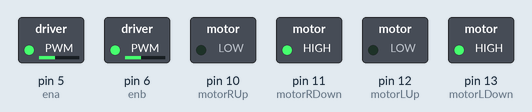
The sketch below on a simulated Arduino Uno, built with avr-gcc and run on an emulated ATmega328P. Parts: switched loads named in the sketch (green lamp = pin HIGH). What the sketch prints to the serial monitor is not drawn.

Above: at 0.05 s.
At 1.95 s:
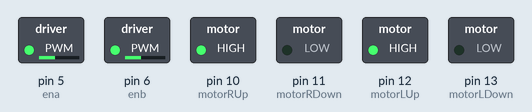
Timing chart, 0 to 3.0 s (numbered marks = the images above):
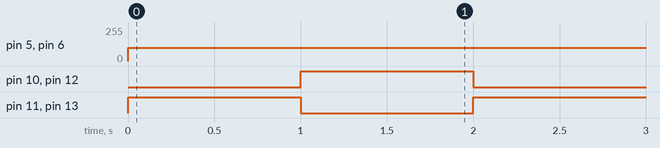

Measured:
- by itself, pin 5 (ena), pin 6 (enb): 0/255 → 100/255 at 0.00 s
- by itself, pin 10 (motorRUp), pin 11 (motorRDown), pin 12 (motorLUp), pin 13 (motorLDown): alternates HIGH for 1.0 s and LOW for 1.0 s

The sketch:

testruncar.ino
```cpp
#include <SoftwareSerial.h>

const int rx = 9;
const int tx = 8;

const int motorRUp = 10;
const int motorRDown = 11;
const int motorLUp = 12;
const int motorLDown = 13;

const int ena = 5;
const int enb = 6;

int vSpeed = 200;

SoftwareSerial mySerial = SoftwareSerial(rx, tx);

void setup() {
  pinMode(LED_BUILTIN, OUTPUT);

  pinMode(rx, INPUT);
  pinMode(tx, OUTPUT);

  pinMode(motorRUp, OUTPUT);
  pinMode(motorRDown, OUTPUT);
  pinMode(motorLUp, OUTPUT);
  pinMode(motorLDown, OUTPUT);

  pinMode(enb, OUTPUT);
  pinMode(ena, OUTPUT);

  Serial.begin(9600);
  mySerial.begin(9600);

  Serial.println("Begin");
}

void loop() {
  backward();
  delay(1000);
  forward();
  delay(1000);
}

void stop() {
  analogWrite(ena, 0);
  analogWrite(enb, 0);
  digitalWrite(motorRUp, 0);
  digitalWrite(motorRDown, 0);
  digitalWrite(motorLUp, 0);
  digitalWrite(motorLDown, 0);
}

void forward() {
  analogWrite(ena, 100);
  analogWrite(enb, 100);
  digitalWrite(motorRUp, HIGH);
  digitalWrite(motorRDown, 0);
  digitalWrite(motorLUp, HIGH);
  digitalWrite(motorLDown, 0);
}

void backward() {
  analogWrite(ena, 100);
  analogWrite(enb, 100);
  digitalWrite(motorRUp, 0);
  digitalWrite(motorRDown, HIGH);
  digitalWrite(motorLUp, 0);
  digitalWrite(motorLDown, HIGH);
}

void right() {
  analogWrite(ena, 50);
  analogWrite(enb, 255);
  digitalWrite(motorRUp, HIGH);
  digitalWrite(motorRDown, 0);
  digitalWrite(motorLUp, HIGH);
  digitalWrite(motorLDown, 0);
}

void left() {
  analogWrite(ena, 255);
  analogWrite(enb, 50);
  digitalWrite(motorRUp, HIGH);
  digitalWrite(motorRDown, 0);
  digitalWrite(motorLUp, HIGH);
  digitalWrite(motorLDown, 0);
}

void forwardLeft() {
  analogWrite(ena, 255);
  analogWrite(enb, 100);
  digitalWrite(motorRUp, HIGH);
  digitalWrite(motorRDown, 0);
  digitalWrite(motorLUp, HIGH);
  digitalWrite(motorLDown, 0);
}

void forwardRight() {
  analogWrite(ena, 100);
  analogWrite(enb, 255);
  digitalWrite(motorRUp, HIGH);
  digitalWrite(motorRDown, 0);
  digitalWrite(motorLUp, HIGH);
  digitalWrite(motorLDown, 0);
}

void backwardRight() {
  analogWrite(ena, 25);
  analogWrite(enb, 255);
  digitalWrite(motorRUp, HIGH);
  digitalWrite(motorRDown, 0);
  digitalWrite(motorLUp, HIGH);
  digitalWrite(motorLDown, 0);

  // analogWrite(ena, 125);
  // analogWrite(enb, 255);
  // digitalWrite(motorRUp, 0);
  // digitalWrite(motorRDown, HIGH);
  // digitalWrite(motorLUp, 0);
  // digitalWrite(motorLDown, HIGH);
}

void backwardLeft() {
  analogWrite(ena, 255);
  analogWrite(enb, 25);
  digitalWrite(motorRUp, HIGH);
  digitalWrite(motorRDown, 0);
  digitalWrite(motorLUp, HIGH);
  digitalWrite(motorLDown, 0);

  // analogWrite(ena, 255);
  // analogWrite(enb, 125);
  // digitalWrite(motorRUp, 0);
  // digitalWrite(motorRDown, HIGH);
  // digitalWrite(motorLUp, 0);
  // digitalWrite(motorLDown, HIGH);
}

void rotateRight() {
  analogWrite(ena, 255);
  analogWrite(enb, 255);
  digitalWrite(motorRUp, 0);
  digitalWrite(motorRDown, HIGH);
  digitalWrite(motorLUp, HIGH);
  digitalWrite(motorLDown, 0);
}

void rotateLeft() {
  analogWrite(ena, 255);
  analogWrite(enb, 255);
  digitalWrite(motorRUp, HIGH);
  digitalWrite(motorRDown, 0);
  digitalWrite(motorLUp, 0);
  digitalWrite(motorLDown, HIGH);
}
```
